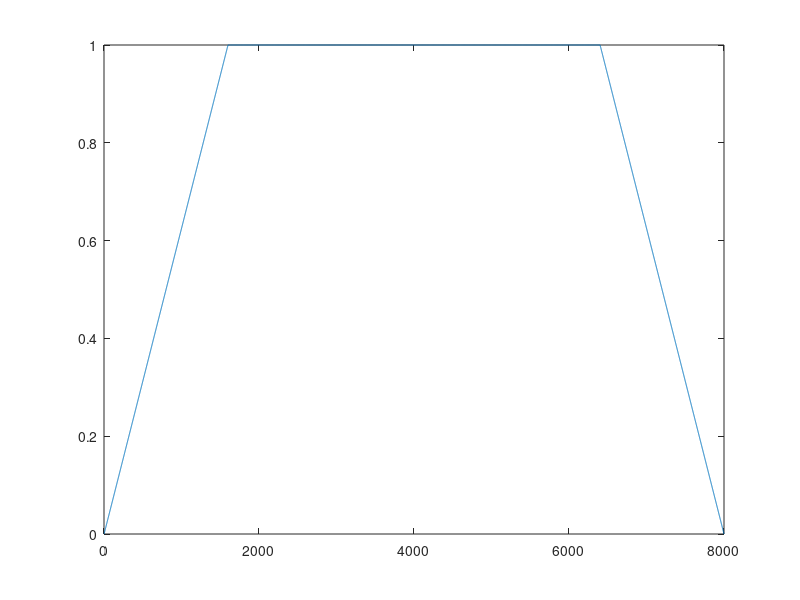

This figure's MATLAB source: (Note: this script raises an error after producing the figure.)
fs = 8000;
len = 1;
t = linspace(0, len, len*fs+1);
t(end) = [];
s1 = sin(2*pi* 440 * t);
%sound(s1, fs)

s2 = s1 + sin(2*pi* 550 * t) + sin((2*pi* 660 * t));
%sound(s2, fs)

n = 8;
s3 = 0;
for k = 1:n
    s3 = s3 + sin(2 * pi * 440 * k * t) / 2^k*2;
end

%sound(s3, fs)

%sound(s1, fs)
len5 = floor(0.2 * fs);
w = ones(size(t));
w(1:len5) = linspace(0,1,len5);
w(end-len5+1:end) = linspace(1, 0, len5);
figure, plot(w);
s5 = w .* s1;
%plot(t(1:100), s1(1:100))
%plot(t(1:100), s5(1:100))
%sound(s5, fs)

f3 = fft(s3);
%figure, plot(abs(f3));
%figure, plot(angle(f3));
%figure, plot(abs(fftshift(f3)));

%2.7. Detect peaks on the Fourier spectra.
% 3 most prominent peaks only
[pks,locs] = findpeaks(abs(f3),'NPeaks', 3,'SortStr','descend');
%figure, hold on, plot(abs(f3)), plot(locs, pks,'ro')

ft = linspace(0, fs, length(t)+1);
ft(end) = []
cut = find(ft >= 430 & ft <=450);
f8 = f3;
f8(cut) = 0;
f8(end - cut + 2) = 0;
s8 = real(ifft(f8));

%sound(s8, fs);

[y, fs]= audioread('audio/cmajor.wav');
y = mean(y, 2);
f = fft(y);
f1 = f(1:end/2);
[p,l] = findpeaks(abs(f1),'NPeaks', 3,'SortStr','descend');
[l, i] = sort(l);
p = p(i);
figure, hold on, plot(abs(f1)), plot(l, p,'ro');

d = floor(min(diff(l))/4);
y1 = [];

for i = 1:3
    fi = zeros(size(f1));       % empty (positive-freq) spectrum for this note
    n  = floor((length(f1)-d)/l(i));  % how many harmonics fit before Nyquist

    for k = 1:n                 % fundamental + overtones
        % copy a small band around k*l(i) into fi
        fi(k*l(i)-d : k*l(i)+d) = f1(k*l(i)-d : k*l(i)+d);
    end

    % Recreate full (Hermitian) spectrum so ifft returns a real signal:
    % [positive freqs] ; [Nyquist bin] ; [negative freqs = conj(reverse(1…end-1))]
    fi = [fi; 0; conj(fi(end:-1:2))];

    yi = real(ifft(fi));        % time signal for this note only
    y1 = [y1; yi];              % append it (one after the other)
end
y1 = [y1; zeros(fs/2, 1); y];
%sound(y1, fs);
%audiowrite('audio/cmajor_part.wav', y1, fs);

n = 5;
figure
for i = 1:n
t = linspace(0, i, 30*i+1); t(end) = [];
z1 = sin(2*pi * 2 * t); z2 = sin(2*pi * 2.5 * t);
f1 = fft(z1); f2 = fft(z2); f12 = fft(z1 + z2);
%subplot(n, 1, i), hold on
%plot(abs(f1)), plot(abs(f2)), plot(10 + abs(f12))
end

t = linspace(0, 1, 30+1);
t(end) = [];
z2 = sin(2*pi * 2.5 * t);
w = flattopwin(30)';
figure, hold on
%plot(abs(fft(z2)))
%plot(abs(fft(w .* z2)))

t = linspace(0, 1, 30+1); t(end) = [];
z3 = sin(2*pi * 2.8 * t); z4 = sin(2*pi * 3.9 * t);
f3 = fft(z3); f4 = fft(z4);
figure
%subplot(311), hold on, plot(abs(f3)), plot(abs(f4))
%subplot(312), plot(abs(fft(z3 + z4)))
w = gausswin(30)';
%subplot(313), plot(abs(fft(w .* (z3 + z4))))

fs = 8000; % sampling rate
t = linspace(0, 1, fs + 1); t(end) = []; % sampling points
sigma = 0.25; % noise intensity
s1 = sin(2*pi * 440 * t); % musical tone A
n = sigma * randn(size(s1)); % white noise
s2 = s1 + n; % noisy signal
%sound([s1, s2, n], fs)

N = 5; % window size
s3 = zeros(size(s2)); % filtered signal
for i = 1:length(s2)-N+1
s3(i) = mean(s2(i:i+N-1)); % average of the window
end
%sound([s1, s2, s3], fs)

%w = [1, 2, 1] / 4; % integer kernel of size 3
%w = [1, 4, 6, 4, 1] / 16; % integer kernel of size 3
w = gausswin(5);
w = (w / sum(w)).'; % built-in function
N = length(w);
s3 = zeros(size(s2));
for i = 1:length(s2)-N+1
s3(i) = sum(w .* s2(i:i+N-1)); % weighted sum
end
%sound([s1, s2, s3], fs);

s4 = conv(s2, w,'same');
s5 = filter(w, 1, s2);

%figure, plot(t(1:100), s1(1:100), t(1:100), s3(1:100)) % left shift
%figure, plot(t(1:100), s1(1:100), t(1:100), s4(1:100)) % centered
%figure, plot(t(1:100), s1(1:100), t(1:100), s5(1:100)) % right

N = 5; % window size (odd)
pad = (N-1)/2; % padding size
%sp = padarray(s2, [0, pad], 0); % zero padding
%sp = padarray(s2, [0, pad],'replicate'); % replicate first/last
%sp = padarray(s2, [0, pad],'symmetric'); % symmetric extension
sp = padarray(s2, [0, pad],'circular'); % periodic extension
s6 = zeros(size(s2)); % filtered signal
for i = 1:length(s2)
s6(i) = mean(sp(i:i+N-1)); % average of the window
end
%sound([s1, s2, s6], fs)
%figure, plot(t(1:100), s1(1:100), t(1:100), s6(1:100))

fs = 8000; % sampling rate
t = linspace(0, 1, fs + 1); t(end) = []; % sampling points
d = 0.05; % noise density
A = 1; % noise intensity
s1 = sin(2*pi * 440 * t); % musical tone A
idx1 = rand(size(s1)) < 0.5 * d; %'white' indices
idx2 = rand(size(s1)) < 0.5 * d; %'black' indices
s2 = s1; s2(idx1) = A; s2(idx2) = -A; % noisy signal
%sound([s1, s2], fs)

N = 5; % window size
s3 = zeros(size(s2)); % filtered signal
for i = 1:length(s2)-N+1
s3(i) = median(s2(i:i+N-1)); % median of the window
end
%sound([s1, s2, s3], fs)

s4 = medfilt1(s2, N);

%sound([s1, s2, s4], fs)

fs = 8000; % sampling rate
t = linspace(0, 1, fs + 1); t(end) = []; % sampling points
s = 0;
for f = [440, 550, 660] % sinusoid frequencies
s = s + sin(2*pi * f * t);
end
%figure, plot(abs(fft(s))) % Fourier magnitude

N = 12; % filter order
d3 = designfilt('highpassiir', ...
    'FilterOrder', N, ...
    'HalfPowerFrequency', 600, ...
    'SampleRate', fs);
s3 = filter(d3, s);
%figure, plot(abs(fft(s3)))

[y, fs]= audioread('audio/cmajor.wav');
% [y, fs]= wavread('audio/cmajor.wav'); % old command
y = mean(y, 2); % stereo -> mono
f = fft(y);
f1 = f(1:end/2); % lower half of FFT
[p,l] = findpeaks(abs(f1),'NPeaks', 3,'SortStr','descend');
[l, i] = sort(l); p = p(i); % sorted frequency peaks
figure, hold on, plot(abs(f1)), plot(l, p,'ro')
d = floor(min(diff(l))/2); % filter width
y1 = []; % output signal
for i = 1:3
yi = 0;
n = floor((length(f1)-d)/l(i))-1;
for k = 1:n % fundamental + overtones
[b, a] = butter(4, [k*l(i)-d, k*l(i)+d]/length(f1));
yi = yi + filter(b, a, y);
end
y1 = [y1; yi];
end
y1 = [y1; zeros(fs/2, 1); y];
%sound(y1, fs);
%audiowrite('audio/cmajor_part.wav', y1, fs);

t0 = linspace(0, 16*pi, 10000+1);
t1 = linspace(0, 16*pi, 8+1); 
t2 = linspace(0, 16*pi, 12+1);
%figure, plot(t0, sin(t0),'b', t0, -sin(t0/2),'r', ...
%t1, sin(t1),'ko', t1, -sin(t1/2),'ks')
%figure, plot(t0, sin(t0),'b', t0, -sin(t0/2),'r', ...
%t2, sin(t2),'ko', t2, -sin(t2/2),'ks')

fs = 8000;
t = linspace(0, 1, fs+1); t(end) = [];
s = sin(2*pi * 440 * t);
%sound(s, fs)

s1 = s(1:2:end);
s2 = s(2:2:end);
%sound(s1, fs/2)
%sound(s2, fs/2)

s3 = (s(1:2:end) + s(2:2:end)) / 2;
%sound(s3, fs/2)
% equivalent lowpass filter + decimation
s4 = filter([0.5 0.5], 1, s);
s4 = s4(2:2:end);
%sound(s4, fs/2)

s5 = resample(s, 1, 2);
%sound(s5, fs/2)

s1 = s(1:10:end);
%figure, plot(abs(fft(s)))
%figure, plot(abs(fft(s1)))

t = linspace(0, 1, 44100+1); t(end) = [];
s = sin(2*pi * 10000 * t);
figure, plot(abs(fft(s)))
t1 = linspace(0, 1, 8000+1); t1(end) = [];
s1 = interp1(t, s, t1);
%figure, plot(abs(fft(s1)))

fs = 8000; % sampling rate
t = linspace(0, 1, fs + 1); t(end) = []; % sampling points
sigma = 0.25; % noise intensity
s1 = sin(2*pi * 440 * t); % musical tone A
n = sigma * randn(size(s1)); % white noise
s2 = s1 + n; % noisy signal
sound([s1, s2, n], fs)

fs = 8000; % sampling rate
t = linspace(0, 1, fs + 1); t(end) = []; % sampling points
d = 0.05; % noise density
A = 1; % noise intensity
s1 = sin(2*pi * 440 * t); % musical tone A
idx1 = rand(size(s1)) < 0.5 * d; %'white' indices
idx2 = rand(size(s1)) < 0.5 * d; %'black' indices
s2 = s1; s2(idx1) = A; s2(idx2) = -A; % noisy signal
%sound([s1, s2], fs)

f = 50; % frequency
A = [0.25, 0.1, 0.01]; % fundamental and overtone amplitudes
s2 = s1;
for k = 1:length(A)
s2 = s2 + A(k) * sin(2*pi * f * k * t);
end
%sound(s2, fs)
